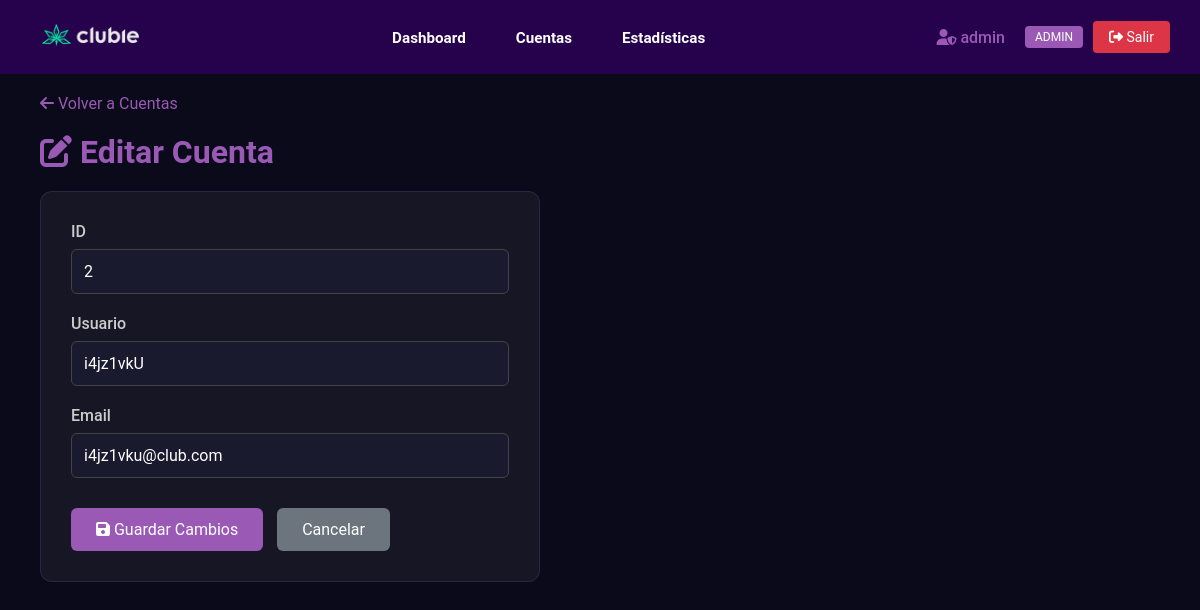
/admin/editar-cuenta/2 (signed in), run on the app's committed database.
### clases.py (models this page shows, shortened)
class Club(db.Model, UserMixin):
    id = db.Column(db.Integer, primary_key=True)
    campoarchivo = db.Column(db.String(30))
    username = db.Column(db.String(30), unique=True, nullable=False)
    password_hash = db.Column(db.String(128), nullable=False)
    email = db.Column(db.String(70))
    is_superuser = db.Column(db.Boolean, default=False)
    fecha_creacion = db.Column(db.DateTime, default=datetime.now)

### app.py (the view, shortened to what this page needs)
@app.route('/admin/editar-cuenta/<int:id>', methods=['GET', 'POST'])
@superuser_required
def admin_editar_cuenta(id):
    club = Club.query.get_or_404(id)
    if club.is_superuser:
        flash('No puedes editar cuentas de administrador.', 'error')
        return redirect(url_for('admin_cuentas'))
    return render_template('admin/editar_cuenta.html', club=club)

### app.py (called while the page is built)
@login_manager.user_loader
def load_user(user_id):
    if isinstance(user_id, str) and user_id.startswith('member_'):
        member_id = int(user_id.replace('member_', ''))
        return Member.query.get(member_id)
    return Club.query.get(int(user_id))

def superuser_required(f):
    @wraps(f)
    @login_required
    def decorated_function(*args, **kwargs):
        if not current_user.is_superuser:
            flash('No tienes permisos para acceder a esta sección.', 'error')
            return redirect(url_for('miembros'))
        return f(*args, **kwargs)
    return decorated_function

### templates/admin/editar_cuenta.html (shortened to what this page needs)
{% extends 'admin/base-admin.html' %}
{% block body %}
<a href="{{ url_for('admin_cuentas') }}" class="back-link">
    <i class="fas fa-arrow-left"></i> Volver a Cuentas
</a>
<h1 class="page-title"><i class="fas fa-edit"></i> Editar Cuenta</h1>
<div class="edit-card">
    <form method="POST" action="{{ url_for('admin_editar_cuenta', id=club.id) }}">
        <div class="form-group">
            <label>ID</label>
            <input type="text" value="{{ club.id }}" disabled>
        </div>
        <div class="form-group">
            <label>Usuario</label>
            <input type="text" name="username" value="{{ club.username }}" required>
        </div>
        <div class="form-group">
            <label>Email</label>
            <input type="email" name="email" value="{{ club.email or '' }}" placeholder="email@ejemplo.com">
        </div>
        <div style="margin-top: 30px;">
            <button type="submit" class="btn btn-primary">
                <i class="fas fa-save"></i> Guardar Cambios
            </button>
            <a href="{{ url_for('admin_cuentas') }}" class="btn btn-secondary">
                Cancelar
            </a>
        </div>
    </form>
</div>
{% endblock %}

### templates/admin/base-admin.html (shortened to what this page needs)
<!DOCTYPE html>
<html lang="es">
<head>
    <link rel="stylesheet" href="{{ url_for('static', filename='css/header.css') }}">
    <link rel="stylesheet" href="{{ url_for('static', filename='css/footer.css') }}">
</head>
<body>
    <header class="header">
        <div class="logo">
            <a href="{{ url_for('index') }}">
                <img src="{{ url_for('static', filename='media/editado.png') }}" alt="Logo de marca">
            </a>
        </div>
        <nav class="opcion">
            <ul class="nav-links">
                <li><a href="{{ url_for('admin_dashboard') }}">Dashboard</a></li>
                <li><a href="{{ url_for('admin_cuentas') }}">Cuentas</a></li>
                <li><a href="{{ url_for('admin_estadisticas') }}">Estadísticas</a></li>
            </ul>
        </nav>
        <div class="nav-right">
            {% if current_user.is_authenticated %}
            <span class="user-info">
                <a href="{{ url_for('admin_dashboard') }}" style="color: #9b59b6 !important; text-decoration: none;">
                    <i class="fas fa-user-shield"></i> {{ current_user.username }}
                </a>
            </span>
            <span class="admin-badge">ADMIN</span>
            <a href="{{ url_for('logout') }}" class="logout-btn"><i class="fas fa-sign-out-alt"></i> Salir</a>
            {% endif %}
        </div>
    </header>
    <main>
        {% block body %}
        {% endblock %}
    </main>
</body>
</html>

### static/css/header.css (style rules this page uses)
header.header { position: sticky; top: 0; left: 0; width: 100%; padding: 15px 30px; display: flex !important; flex-wrap: nowrap !important; justify-content: space-between; align-items: center; z-index: 1000; background-color: rgba(0, 0, 0, 0.95); box-sizing: border-box; }
.header .logo { flex-shrink: 0; }
.header .logo img { cursor: pointer; height: 40px; width: auto; }
.header .logo img { transition: all 0.3s; }
.header .opcion { flex: 1; display: flex; justify-content: center; }
.header .opcion a { position: relative; font-size: 0.95em; color: #fff; font-weight: 600; text-decoration: none; margin-left: 10px; padding: 6px 12px; transition: .5s; white-space: nowrap; }
.header ul { list-style: none; margin: 0; padding: 0; display: flex; align-items: center; }
.header .nav-links li { display: inline-block; padding: 0px 8px; }
.header .nav-right { flex-shrink: 0; display: flex; align-items: center; gap: 10px; }

### templates/admin/base-admin.html (style rules this page uses)
* { margin: 0; padding: 0; box-sizing: border-box; font-family: "Roboto", sans-serif; }
body { background-color: #0a0a1a; min-height: 100vh; color: #fff; }
header.header { background-color: rgba(40, 0, 80, 0.95) !important; }
.admin-badge { background: #9b59b6; color: white; padding: 4px 10px; border-radius: 4px; font-size: 12px; margin-left: 10px; }
.header .logout-btn { background: #dc3545 !important; color: white !important; border: none !important; padding: 8px 16px !important; border-radius: 4px !important; cursor: pointer; text-decoration: none !important; font-size: 14px !important; display: inline-block !important; white-space: nowrap; }
.header .user-info { color: #9b59b6 !important; font-weight: 500; white-space: nowrap; }
.header .nav-right { flex-shrink: 0; display: flex; align-items: center; gap: 10px; }
main { padding: 20px 40px; }
.page-title { font-size: 2em; margin-bottom: 20px; color: #9b59b6; }

### templates/admin/editar_cuenta.html (style rules this page uses)
.edit-card { background: rgba(255, 255, 255, 0.05); border-radius: 12px; padding: 30px; max-width: 500px; border: 1px solid rgba(155, 89, 182, 0.2); }
.form-group { margin-bottom: 20px; }
.form-group label { display: block; margin-bottom: 8px; color: #ccc; font-weight: 500; }
.form-group input { width: 100%; padding: 12px; border: 1px solid #444; border-radius: 6px; background: #1a1a2e; color: #fff; font-size: 1em; }
.btn { padding: 12px 25px; border: none; border-radius: 6px; cursor: pointer; font-size: 1em; text-decoration: none; display: inline-block; margin-right: 10px; }
.btn-primary { background: #9b59b6; color: white; }
.btn-secondary { background: #6c757d; color: white; }
.back-link { color: #9b59b6; text-decoration: none; display: inline-block; margin-bottom: 20px; }

### data on the page
Club: username "admin"
Club: id "2", username "i4jz1vkU", email "i4jz1vku@club.com"
